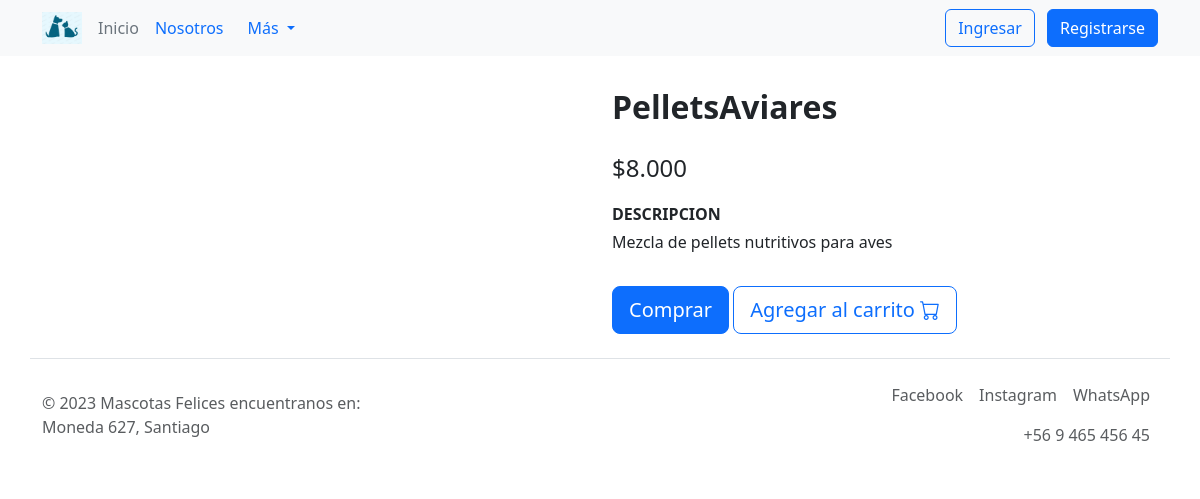
/ficha/14, run on the app's committed database.
### core/models.py (models this page shows, shortened)
class Producto(models.Model):
    nombre = models.CharField(max_length=80, blank=False, null=False, verbose_name="Nombre Producto")
    descripcion = models.CharField(max_length=80, null=True, blank=True, verbose_name="Descripcion Producto")
    precio = models.IntegerField(verbose_name="Precio Producto", blank=False, null=False, )
    descuento_subscriptor = models.IntegerField(
        validators=[MinValueValidator(0), MaxValueValidator(100)],
        verbose_name="Desc. Subscriptor",
        blank=False,
        null=False,
        )
    descuento_oferta = models.IntegerField(
        validators=[MinValueValidator(0), MaxValueValidator(100)],
        verbose_name="Descuento Oferta",
        blank=False,
        null=False,
        )
    imagen = models.ImageField(upload_to="images/", null=False, blank=False, verbose_name="Imagen Producto")
    categoria = models.ForeignKey(Categoria, on_delete=models.DO_NOTHING, verbose_name="Categoria Producto")

### core/views.py (the view)
def ficha(request, id):
    producto = Producto.objects.get(id=id)
    data = {'titulo': producto.nombre,
            "producto": producto,
            "nombre": producto.nombre,
            }
    return render(request, 'core/ficha.html', data)

### core/templatetags/custom_filters.py (called while the page is built)
@register.filter
def formatear_dinero(value):
    value = round(value)
    value = f'${value:,}'
    value = value.replace(',', '.')
    return value

### core/templates/core/ficha.html (shortened to what this page needs)
{% extends 'core/base.html' %}
{% load static %}
{% load custom_filters %}
{% block content %}
<div class="container">
      <div class="row mt-2">
        <div class="col-sm text-end">
        </div>
        <div class="col-sm text-start">
          <br>
          <h1 class="fs-2 fw-semibold">{{ producto.nombre }}</h1>
          <p class="fs-4 fw-medium mt-4">{{ producto.precio|formatear_dinero }}</p>
          <p class="fs-6 fw-bold mb-1">DESCRIPCION</p>
          <p class="fs-6 fw-normal">
            {{ producto.descripcion }}
          </p>
          <a href="registro.html"><button class="btn btn-primary btn-lg mt-3">Comprar</button></a>
          <a href="carrito.html"><button class="btn btn-outline-primary btn-lg mt-3">Agregar al carrito <span><i class="bi bi-cart"></i></span></button></a>
        </div>
      </div>
</div>
{% endblock %}

### data on the page
Producto: nombre "PelletsAviares", precio "$8.000", descripcion "Mezcla de pellets nutritivos para aves"
